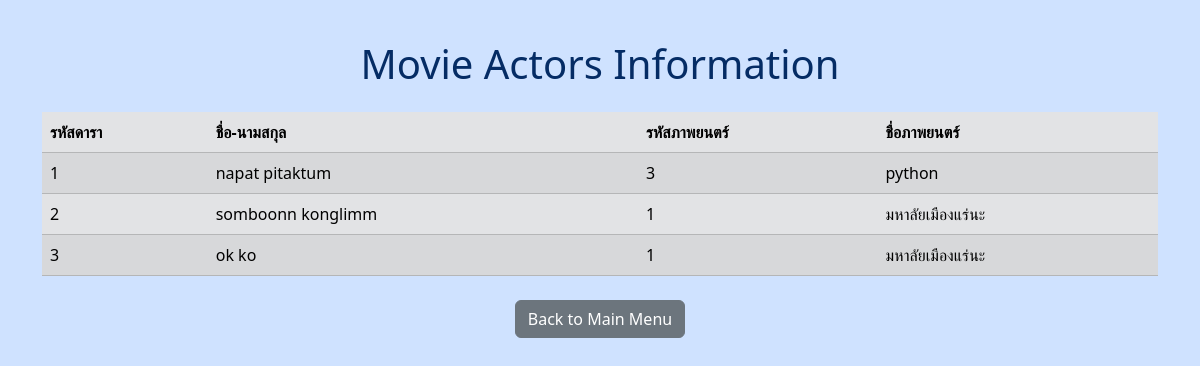
The app's page /movieactors.php with its own data.
### tables this page shows
CREATE TABLE `movieactors` (
  `MovieID` int(11) NOT NULL,
  `ActorID` int(11) NOT NULL
);

CREATE TABLE `actors` (
  `ActorID` int(11) NOT NULL,
  `FirstName` varchar(30) DEFAULT NULL,
  `LastName` varchar(30) DEFAULT NULL,
  `BirthDate` date DEFAULT NULL,
  `Nationality` varchar(30) DEFAULT NULL,
  `AwardsCount` int(11) DEFAULT NULL
);

CREATE TABLE `movies` (
  `MovieID` int(11) NOT NULL,
  `Title` varchar(50) DEFAULT NULL,
  `Genre` varchar(50) DEFAULT NULL,
  `ReleaseYear` year(4) DEFAULT NULL,
  `Price` decimal(5,2) DEFAULT NULL,
  `StockQuantity` int(10) UNSIGNED DEFAULT NULL
);

### movieactors.php (the view, shortened to what this page needs)
<!DOCTYPE html>
<html lang="en">
<head>
    <link href="https://cdn.jsdelivr.net/npm/bootstrap@5.3.3/dist/css/bootstrap.min.css" rel="stylesheet">
</head>
<body class="p-3 mb-2 bg-primary-subtle text-primary-emphasis">
    <div class="container mt-4">
        <h1 class="text-center mb-4">Movie Actors Information</h1>
        <?php
            require 'conn.php';
            $sql = "SELECT ma.MovieID, ma.ActorID, a.FirstName, a.LastName, m.Title
                    FROM MovieActors ma
                    JOIN Movies m ON ma.MovieID = m.MovieID
                    JOIN Actors a ON ma.ActorID = a.ActorID";
            $result = $conn->query($sql);
        ?>
        <table class="table table-secondary table-striped table-hover">
            <thead class="thead-dark">
                <tr>
                    <th>รหัสดารา</th>
                    <th>ชื่อ-นามสกุล</th>
                    <th>รหัสภาพยนตร์</th>
                    <th>ชื่อภาพยนตร์</th>
                </tr>
            </thead>
            <tbody>
                <?php
                    if ($result->num_rows > 0) {
                        while($row = $result->fetch_assoc()) {
                            echo "<tr>
                                    <td>" . $row["ActorID"] . "</td>
                                    <td>" . $row["FirstName"] . " " . $row["LastName"] . "</td>
                                    <td>" . $row["MovieID"] . "</td>
                                    <td>" . $row["Title"] . "</td>
                                  </tr>";
                        }
                    } else {
                        echo "<tr><td colspan='4' class='text-center'>No results found</td></tr>";
                    }
                ?>
            </tbody>
        </table>
        <div class="text-center mt-4">
            <a href='mainmenu.php' class='btn btn-secondary'>Back to Main Menu</a>
        </div>
    </div>
</body>
</html>

### records on screen
movieactors: ActorID "1", ActorID.FirstName "napat", ActorID.LastName "pitaktum", MovieID "3", MovieID.Title "python"
movieactors: ActorID "2", ActorID.FirstName "somboonn", ActorID.LastName "konglimm", MovieID "1", MovieID.Title "มหาลัยเมืองแร่นะ"
movieactors: ActorID "3", ActorID.FirstName "ok", ActorID.LastName "ko", MovieID "1", MovieID.Title "มหาลัยเมืองแร่นะ"
